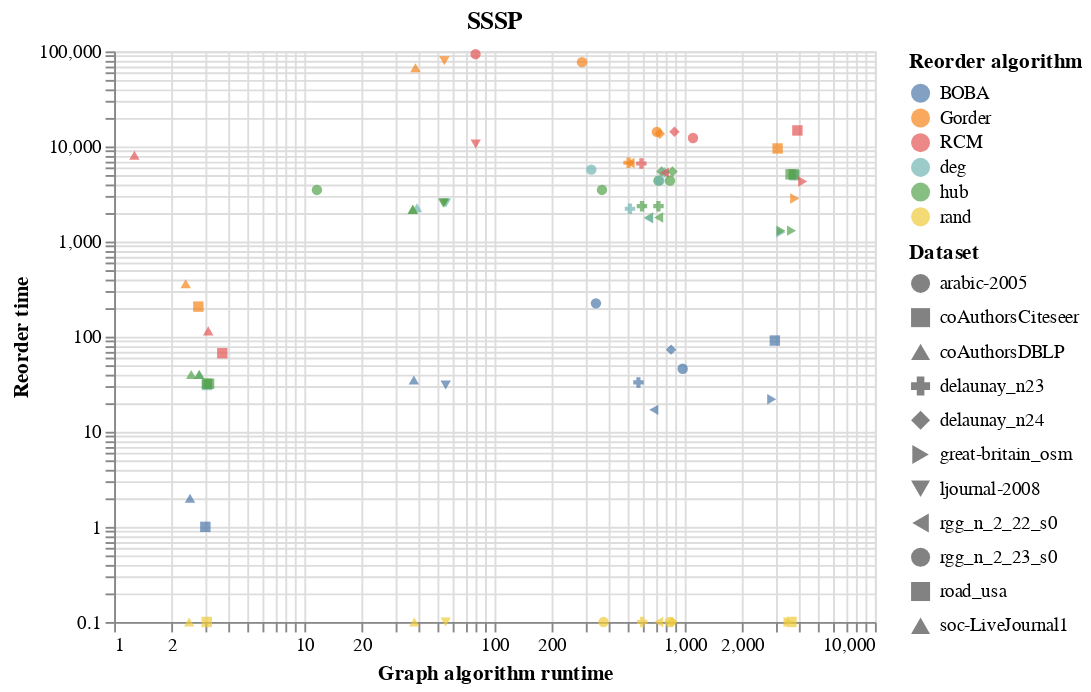

This figure's notebook cell:
### Code cell
make_pareto('SSSP')

### Figure 1 — Vega-Lite specification as saved in the notebook (floating-point values rounded to 4 significant figures)
{"config": {"view": {"continuousWidth": 400, "continuousHeight": 300}}, "data": {"name": "data-4f174dc954c927173d3b3f84242c13ba"}, "mark": {"type": "point", "filled": true}, "encoding": {"color": {"field": "Reorder algorithm", "type": "nominal"}, "shape": {"field": "Dataset", "type": "nominal"}, "x": {"field": "Graph algorithm runtime", "scale": {"type": "log"}, "type": "quantitative"}, "y": {"field": "Reorder time", "scale": {"type": "log"}, "type": "quantitative"}}, "title": "SSSP", "$schema": "https://vega.github.io/schema/vega-lite/v4.17.0.json", "datasets": {"data-4f174dc954c927173d3b3f84242c13ba": [{"Dataset": "ljournal-2008", "Reorder algorithm": "Gorder", "graph_algorithm": "sssp", "Graph algorithm runtime": 54.48, "Reorder time": 79830.0}, {"Dataset": "road_usa", "Reorder algorithm": "Gorder", "graph_algorithm": "sssp", "Graph algorithm runtime": 3079.0, "Reorder time": 9524.0}, {"Dataset": "coAuthorsCiteseer", "Reorder algorithm": "RCM", "graph_algorithm": "sssp", "Graph algorithm runtime": 3.704, "Reorder time": 67.0}, {"Dataset": "delaunay_n23", "Reorder algorithm": "hub", "graph_algorithm": "sssp", "Graph algorithm runtime": 595.9, "Reorder time": 2355.0}, {"Dataset": "delaunay_n23", "Reorder algorithm": "deg", "graph_algorithm": "sssp", "Graph algorithm runtime": 515.4, "Reorder time": 2214.0}, {"Dataset": "rgg_n_2_23_s0", "Reorder algorithm": "RCM", "graph_algorithm": "sssp", "Graph algorithm runtime": 1105.0, "Reorder time": 12280.0}, {"Dataset": "delaunay_n23", "Reorder algorithm": "RCM", "graph_algorithm": "sssp", "Graph algorithm runtime": 591.8, "Reorder time": 6624.0}, {"Dataset": "road_usa", "Reorder algorithm": "rand", "graph_algorithm": "sssp", "Graph algorithm runtime": 3643.0, "Reorder time": 0.1}, {"Dataset": "great-britain_osm", "Reorder algorithm": "deg", "graph_algorithm": "sssp", "Graph algorithm runtime": 3202.0, "Reorder time": 1250.0}, {"Dataset": "ljournal-2008", "Reorder algorithm": "rand", "graph_algorithm": "sssp", "Graph algorithm runtime": 55.34, "Reorder time": 0.1}, {"Dataset": "arabic-2005", "Reorder algorithm": "deg", "graph_algorithm": "sssp", "Graph algorithm runtime": 322.9, "Reorder time": 5703.0}, {"Dataset": "rgg_n_2_22_s0", "Reorder algorithm": "hub", "graph_algorithm": "sssp", "Graph algorithm runtime": 645.9, "Reorder time": 1791.0}, {"Dataset": "road_usa", "Reorder algorithm": "deg", "graph_algorithm": "sssp", "Graph algorithm runtime": 3777.0, "Reorder time": 4973.0}, {"Dataset": "delaunay_n24", "Reorder algorithm": "hub", "graph_algorithm": "sssp", "Graph algorithm runtime": 755.4, "Reorder time": 5450.0}, {"Dataset": "delaunay_n24", "Reorder algorithm": "deg", "graph_algorithm": "sssp", "Graph algorithm runtime": 783.3, "Reorder time": 5328.0}, {"Dataset": "road_usa", "Reorder algorithm": "hub", "graph_algorithm": "sssp", "Graph algorithm runtime": 3739.0, "Reorder time": 5092.0}, {"Dataset": "arabic-2005", "Reorder algorithm": "hub", "graph_algorithm": "sssp", "Graph algorithm runtime": 11.65, "Reorder time": 3491.0}, {"Dataset": "rgg_n_2_22_s0", "Reorder algorithm": "RCM", "graph_algorithm": "sssp", "Graph algorithm runtime": 782.1, "Reorder time": 5296.0}, {"Dataset": "rgg_n_2_22_s0", "Reorder algorithm": "deg", "graph_algorithm": "sssp", "Graph algorithm runtime": 645.5, "Reorder time": 1752.0}, {"Dataset": "coAuthorsCiteseer", "Reorder algorithm": "rand", "graph_algorithm": "sssp", "Graph algorithm runtime": 3.068, "Reorder time": 0.1}, {"Dataset": "delaunay_n24", "Reorder algorithm": "RCM", "graph_algorithm": "sssp", "Graph algorithm runtime": 883.1, "Reorder time": 14300.0}, {"Dataset": "great-britain_osm", "Reorder algorithm": "hub", "graph_algorithm": "sssp", "Graph algorithm runtime": 3210.0, "Reorder time": 1302.0}, {"Dataset": "delaunay_n23", "Reorder algorithm": "hub", "graph_algorithm": "sssp", "Graph algorithm runtime": 727.8, "Reorder time": 2355.0}, {"Dataset": "rgg_n_2_23_s0", "Reorder algorithm": "BOBA", "graph_algorithm": "sssp", "Graph algorithm runtime": 975.3, "Reorder time": 46.0}, {"Dataset": "coAuthorsCiteseer", "Reorder algorithm": "BOBA", "graph_algorithm": "sssp", "Graph algorithm runtime": 3.018, "Reorder time": 1.0}, {"Dataset": "delaunay_n24", "Reorder algorithm": "hub", "graph_algorithm": "sssp", "Graph algorithm runtime": 862.0, "Reorder time": 5450.0}, {"Dataset": "delaunay_n23", "Reorder algorithm": "BOBA", "graph_algorithm": "sssp", "Graph algorithm runtime": 570.9, "Reorder time": 33.0}, {"Dataset": "great-britain_osm", "Reorder algorithm": "Gorder", "graph_algorithm": "sssp", "Graph algorithm runtime": 3787.0, "Reorder time": 2835.0}, {"Dataset": "ljournal-2008", "Reorder algorithm": "deg", "graph_algorithm": "sssp", "Graph algorithm runtime": 55.58, "Reorder time": 2543.0}, {"Dataset": "arabic-2005", "Reorder algorithm": "BOBA", "graph_algorithm": "sssp", "Graph algorithm runtime": 341.4, "Reorder time": 224.0}, {"Dataset": "great-britain_osm", "Reorder algorithm": "hub", "graph_algorithm": "sssp", "Graph algorithm runtime": 3645.0, "Reorder time": 1302.0}, {"Dataset": "coAuthorsDBLP", "Reorder algorithm": "RCM", "graph_algorithm": "sssp", "Graph algorithm runtime": 3.124, "Reorder time": 115.0}, {"Dataset": "coAuthorsDBLP", "Reorder algorithm": "BOBA", "graph_algorithm": "sssp", "Graph algorithm runtime": 2.506, "Reorder time": 2.0}, {"Dataset": "soc-LiveJournal1", "Reorder algorithm": "BOBA", "graph_algorithm": "sssp", "Graph algorithm runtime": 37.67, "Reorder time": 35.0}, {"Dataset": "rgg_n_2_22_s0", "Reorder algorithm": "BOBA", "graph_algorithm": "sssp", "Graph algorithm runtime": 687.9, "Reorder time": 17.0}, {"Dataset": "coAuthorsCiteseer", "Reorder algorithm": "deg", "graph_algorithm": "sssp", "Graph algorithm runtime": 3.08, "Reorder time": 31.0}, {"Dataset": "delaunay_n23", "Reorder algorithm": "Gorder", "graph_algorithm": "sssp", "Graph algorithm runtime": 506.7, "Reorder time": 6742.0}, {"Dataset": "arabic-2005", "Reorder algorithm": "rand", "graph_algorithm": "sssp", "Graph algorithm runtime": 374.2, "Reorder time": 0.1}, {"Dataset": "coAuthorsDBLP", "Reorder algorithm": "rand", "graph_algorithm": "sssp", "Graph algorithm runtime": 2.48, "Reorder time": 0.1}, {"Dataset": "soc-LiveJournal1", "Reorder algorithm": "hub", "graph_algorithm": "sssp", "Graph algorithm runtime": 37.18, "Reorder time": 2179.0}, {"Dataset": "rgg_n_2_23_s0", "Reorder algorithm": "rand", "graph_algorithm": "sssp", "Graph algorithm runtime": 836.2, "Reorder time": 0.1}, {"Dataset": "ljournal-2008", "Reorder algorithm": "BOBA", "graph_algorithm": "sssp", "Graph algorithm runtime": 55.36, "Reorder time": 31.0}, {"Dataset": "rgg_n_2_23_s0", "Reorder algorithm": "Gorder", "graph_algorithm": "sssp", "Graph algorithm runtime": 713.6, "Reorder time": 14230.0}, {"Dataset": "great-britain_osm", "Reorder algorithm": "RCM", "graph_algorithm": "sssp", "Graph algorithm runtime": 4171.0, "Reorder time": 4283.0}, {"Dataset": "coAuthorsCiteseer", "Reorder algorithm": "hub", "graph_algorithm": "sssp", "Graph algorithm runtime": 3.077, "Reorder time": 32.0}, {"Dataset": "rgg_n_2_22_s0", "Reorder algorithm": "rand", "graph_algorithm": "sssp", "Graph algorithm runtime": 730.3, "Reorder time": 0.1}, {"Dataset": "ljournal-2008", "Reorder algorithm": "hub", "graph_algorithm": "sssp", "Graph algorithm runtime": 54.31, "Reorder time": 2550.0}, {"Dataset": "coAuthorsDBLP", "Reorder algorithm": "Gorder", "graph_algorithm": "sssp", "Graph algorithm runtime": 2.379, "Reorder time": 360.0}, {"Dataset": "ljournal-2008", "Reorder algorithm": "RCM", "graph_algorithm": "sssp", "Graph algorithm runtime": 79.64, "Reorder time": 10620.0}, {"Dataset": "delaunay_n23", "Reorder algorithm": "rand", "graph_algorithm": "sssp", "Graph algorithm runtime": 597.3, "Reorder time": 0.1}, {"Dataset": "rgg_n_2_22_s0", "Reorder algorithm": "Gorder", "graph_algorithm": "sssp", "Graph algorithm runtime": 515.8, "Reorder time": 6700.0}, {"Dataset": "delaunay_n24", "Reorder algorithm": "BOBA", "graph_algorithm": "sssp", "Graph algorithm runtime": 847.6, "Reorder time": 73.0}, {"Dataset": "road_usa", "Reorder algorithm": "hub", "graph_algorithm": "sssp", "Graph algorithm runtime": 3603.0, "Reorder time": 5092.0}, {"Dataset": "ljournal-2008", "Reorder algorithm": "hub", "graph_algorithm": "sssp", "Graph algorithm runtime": 53.71, "Reorder time": 2550.0}, {"Dataset": "road_usa", "Reorder algorithm": "RCM", "graph_algorithm": "sssp", "Graph algorithm runtime": 3912.0, "Reorder time": 14730.0}, {"Dataset": "great-britain_osm", "Reorder algorithm": "BOBA", "graph_algorithm": "sssp", "Graph algorithm runtime": 2867.0, "Reorder time": 22.0}, {"Dataset": "coAuthorsCiteseer", "Reorder algorithm": "hub", "graph_algorithm": "sssp", "Graph algorithm runtime": 3.157, "Reorder time": 32.0}, {"Dataset": "arabic-2005", "Reorder algorithm": "Gorder", "graph_algorithm": "sssp", "Graph algorithm runtime": 288.4, "Reorder time": 76990.0}, {"Dataset": "soc-LiveJournal1", "Reorder algorithm": "RCM", "graph_algorithm": "sssp", "Graph algorithm runtime": 1.279, "Reorder time": 8101.0}, {"Dataset": "delaunay_n24", "Reorder algorithm": "rand", "graph_algorithm": "sssp", "Graph algorithm runtime": 859.5, "Reorder time": 0.1}, {"Dataset": "coAuthorsDBLP", "Reorder algorithm": "deg", "graph_algorithm": "sssp", "Graph algorithm runtime": 2.809, "Reorder time": 40.0}, {"Dataset": "rgg_n_2_23_s0", "Reorder algorithm": "hub", "graph_algorithm": "sssp", "Graph algorithm runtime": 727.7, "Reorder time": 4368.0}, {"Dataset": "great-britain_osm", "Reorder algorithm": "rand", "graph_algorithm": "sssp", "Graph algorithm runtime": 3492.0, "Reorder time": 0.1}, {"Dataset": "soc-LiveJournal1", "Reorder algorithm": "Gorder", "graph_algorithm": "sssp", "Graph algorithm runtime": 38.39, "Reorder time": 67110.0}, {"Dataset": "soc-LiveJournal1", "Reorder algorithm": "deg", "graph_algorithm": "sssp", "Graph algorithm runtime": 39.12, "Reorder time": 2263.0}, {"Dataset": "arabic-2005", "Reorder algorithm": "hub", "graph_algorithm": "sssp", "Graph algorithm runtime": 367.3, "Reorder time": 3491.0}, {"Dataset": "coAuthorsDBLP", "Reorder algorithm": "hub", "graph_algorithm": "sssp", "Graph algorithm runtime": 2.542, "Reorder time": 40.0}, {"Dataset": "arabic-2005", "Reorder algorithm": "RCM", "graph_algorithm": "sssp", "Graph algorithm runtime": 79.48, "Reorder time": 93590.0}, {"Dataset": "soc-LiveJournal1", "Reorder algorithm": "rand", "graph_algorithm": "sssp", "Graph algorithm runtime": 37.89, "Reorder time": 0.1}, {"Dataset": "rgg_n_2_23_s0", "Reorder algorithm": "hub", "graph_algorithm": "sssp", "Graph algorithm runtime": 836.7, "Reorder time": 4368.0}, {"Dataset": "rgg_n_2_22_s0", "Reorder algorithm": "hub", "graph_algorithm": "sssp", "Graph algorithm runtime": 729.5, "Reorder time": 1791.0}, {"Dataset": "soc-LiveJournal1", "Reorder algorithm": "hub", "graph_algorithm": "sssp", "Graph algorithm runtime": 37.2, "Reorder time": 2179.0}, {"Dataset": "coAuthorsCiteseer", "Reorder algorithm": "Gorder", "graph_algorithm": "sssp", "Graph algorithm runtime": 2.772, "Reorder time": 207.0}, {"Dataset": "rgg_n_2_23_s0", "Reorder algorithm": "deg", "graph_algorithm": "sssp", "Graph algorithm runtime": 736.4, "Reorder time": 4375.0}, {"Dataset": "road_usa", "Reorder algorithm": "BOBA", "graph_algorithm": "sssp", "Graph algorithm runtime": 2977.0, "Reorder time": 91.0}, {"Dataset": "coAuthorsDBLP", "Reorder algorithm": "hub", "graph_algorithm": "sssp", "Graph algorithm runtime": 2.797, "Reorder time": 40.0}, {"Dataset": "delaunay_n24", "Reorder algorithm": "Gorder", "graph_algorithm": "sssp", "Graph algorithm runtime": 739.7, "Reorder time": 13620.0}]}}
